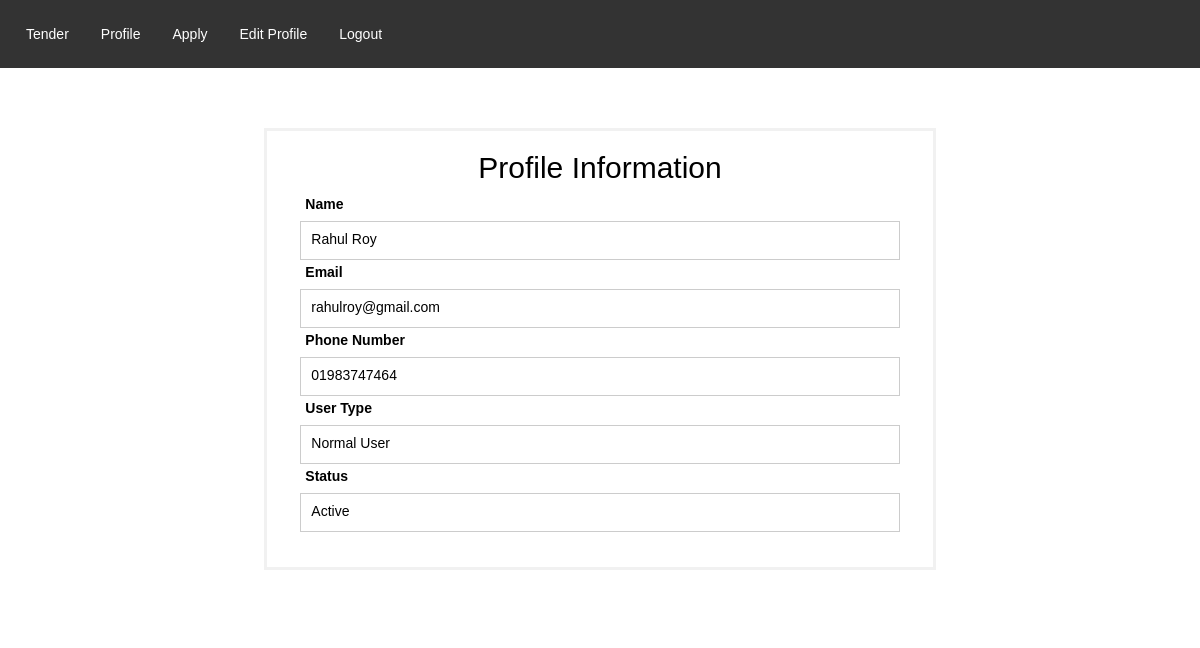
Page /constructor.php (signed in) on the committed database.
### tables this page shows
CREATE TABLE `users` (
  `user_id` int(11) NOT NULL,
  `user_name` varchar(255) NOT NULL,
  `user_mobile` varchar(11) NOT NULL,
  `user_email` varchar(255) NOT NULL,
  `user_password` varchar(255) NOT NULL,
  `user_type` tinyint(1) NOT NULL,
  `user_profile` varchar(255) NOT NULL,
  `user_status` tinyint(1) NOT NULL DEFAULT '0',
  `user_doc` datetime NOT NULL,
  `user_dom` timestamp NOT NULL DEFAULT CURRENT_TIMESTAMP,
  `user_creator` int(11) NOT NULL
);

### constructor.php (the view, shortened to what this page needs)
<?php
  include 'database_connect.php';
?>
<!DOCTYPE html>
<html>
<head>
<link rel="stylesheet" type="text/css" href="indexstyle.css">
<link href="bootstrap.min.css" rel="stylesheet">
<link rel="stylesheet" type="text/css" href="indexstyle.css">
</head>
<?php
    $email=$_SESSION['email'];
    $sql="select * from users where user_email='$email'";
    $res=mysqli_query($conn,$sql);
    $data = mysqli_fetch_array($res);
    $status=$data['user_status'];
    if ($status == '1') {
        $a='Active';
    }else{
        $a='Inactive';
    }
    $status=$data['user_type'];
    if ($status == '1') {
        $b='Normal User';
    }elseif($status == '2'){
        $b='Constructor';
    }elseif($status == '3'){
        $b='divisional Office';
    }elseif($status == '4'){
        $b='Admin';
    }
?>
<body>
<div>
  <ul>
    <li><a href="tender.php">Tender</a></li>
    <li><a href="constructor.php">Profile</a></li>
    <li><a href="apply.php">Apply</a></li>
    <li><a href="edit_profile.php">Edit Profile</a></li>
    <li><a href="logout.php">Logout</a></li>
  </ul>
  <div class="container" >
    <form  method="" action="">
      <div class="form">
        <h2 align="center" style="color: black;">Profile Information</h2>
        <label for="psw"><b>Name</b></label>
        <input type="text" readonly="" value="<?php echo $data['user_name'];?>">
        <label for="uname"><b>Email</b></label>
        <input type="text" value="<?php echo $data['user_email'];?>" readonly="">
        <label for="psw"><b>Phone Number</b></label>
        <input type="text" value="<?php echo $data['user_mobile'];?>" readonly="">
        <label for="uname"><b>User Type</b></label>
        <input type="text" value="<?php echo $b;?>" readonly="">
        <label for="psw"><b>Status</b></label>
        <input type="text" value="<?php echo $a;?>" readonly="">
      </div>
    </form>
  </div>
</div>
</body>
</html>

### indexstyle.css (style rules this page uses)
ul { list-style-type: none; margin: 0; padding: 10px; overflow: hidden; background-color: #333; }
li { float: left; }
li a, .dropbtn { display: inline-block; color: white; text-align: center; padding: 14px 16px; text-decoration: none; }

### constructor.php (style rules this page uses)
body { font-family: Arial, Helvetica, sans-serif; }
form { border: 3px solid #f1f1f1; }
input[type=text] { width: 100%; padding: 7px 0px 10px 10px; margin: 2px 0; color: black; display: inline-block; border: 1px solid #ccc; box-sizing: border-box; }
label { padding-left: 5px; color: black; }
.container { width: 100%; padding-top: 5%; padding-left: 22%; padding-bottom: 50px; padding-right: 22%; }
.form { padding-top: 0%; padding-left: 5%; padding-right: 5%; padding-bottom: 5%; }

### rows in the picture
users: user_name "Rahul Roy", user_email "rahulroy@gmail.com", user_mobile "01983747464", user_type "Normal User", user_status "Active"
